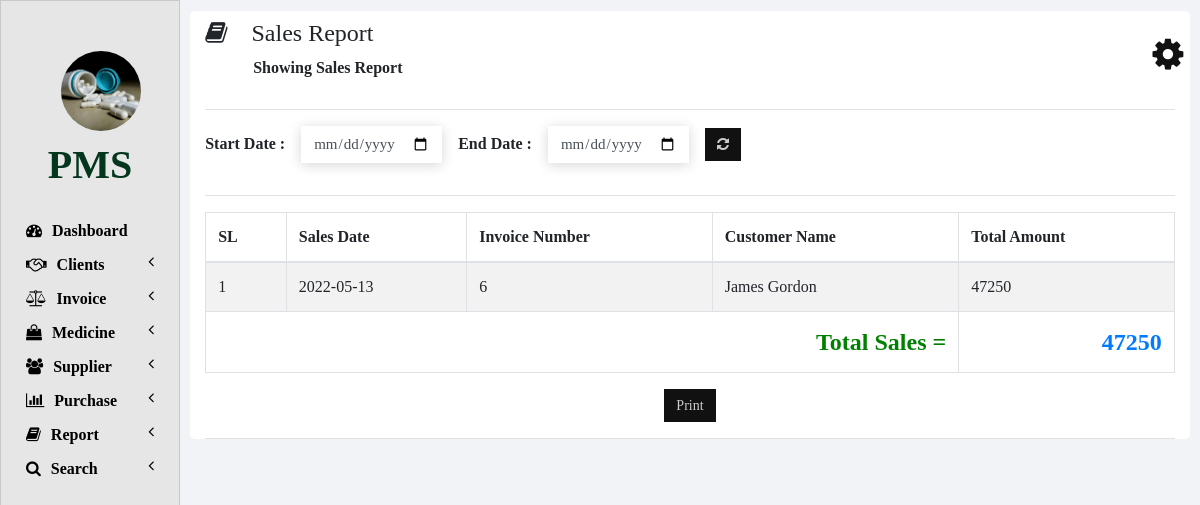
/sales_report.php, run on the app's committed database.
### tables this page shows
CREATE TABLE IF NOT EXISTS `invoices` (
  `INVOICE_ID` int NOT NULL AUTO_INCREMENT,
  `NET_TOTAL` double NOT NULL DEFAULT '0',
  `INVOICE_DATE` date NOT NULL,
  `CUSTOMER_ID` int NOT NULL,
  `TOTAL_AMOUNT` double NOT NULL,
  `TOTAL_DISCOUNT` double NOT NULL,
  PRIMARY KEY (`INVOICE_ID`)
);

CREATE TABLE IF NOT EXISTS `customers` (
  `ID` int NOT NULL AUTO_INCREMENT,
  `NAME` varchar(20) NOT NULL,
  `CONTACT_NUMBER` varchar(10) NOT NULL,
  `ADDRESS` varchar(100) NOT NULL,
  `DOCTOR_NAME` varchar(20) NOT NULL,
  `DOCTOR_ADDRESS` varchar(100) NOT NULL,
  PRIMARY KEY (`ID`)
);

### php/report.php (the view, shortened to what this page needs)
  <?php
function showSales($start_date, $end_date) {
  ?>
  <thead>
    <tr>
      <th>SL</th>
      <th>Sales Date</th>
      <th>Invoice Number</th>
      <th>Customer Name</th>
      <th>Total Amount</th>
    </tr>
  </thead>
  <tbody>
  <?php
  require "db_connection.php";
  if($con) {
    $seq_no = 0;
    $total = 0;
    if($start_date == "" || $end_date == "")
      $query = "SELECT * FROM invoices INNER JOIN customers ON invoices.CUSTOMER_ID = customers.ID";
    else
      $query = "SELECT * FROM invoices INNER JOIN customers ON invoices.CUSTOMER_ID = customers.ID WHERE INVOICE_DATE BETWEEN '$start_date' AND '$end_date'";
    $result = mysqli_query($con, $query);
    while($row = mysqli_fetch_array($result)) {
      $seq_no++;
      showSalesRow($seq_no, $row);
      $total = $total + $row['NET_TOTAL'];
    }
    ?>
    </tbody>
    <tfoot class="font-weight-bold">
      <tr style="text-align: right; font-size: 24px;">
        <td colspan="4" style="color: green;">&nbsp;Total Sales =</td>
        <td class="text-primary"><?php echo $total; ?></td>
      </tr>
    </tfoot>
    <?php
  }
}
function showSalesRow($seq_no, $row) {
  ?>
  <tr>
    <td><?php echo $seq_no; ?></td>
    <td><?php echo $row['INVOICE_DATE']; ?></td>
    <td><?php echo $row['INVOICE_ID']; ?></td>
    <td><?php echo $row['NAME']; ?></td>
    <td><?php echo $row['NET_TOTAL'] ?></td>
  </tr>
  <?php
}
?>

### css/sidenav.css (style rules this page uses)
body { background-color: #f1f3f6; }
.sidenav { width: 15%; height: 100vh; background-color: #fff; position: fixed; z-index: 1; flex: 1 0 auto; }
.card { width: 100%; height: 100%; top: 0; border-radius: 0; background-color: rgb(230, 230, 230); }
.logo .logo-caption { color: #03361d; text-align: center; margin-bottom: 25px; font-weight: bold; }
.logo .profile { height: 80px; width: 80px; border-radius: 50%; transform: translate(50%); margin-top: 30px; margin-bottom: 10px; background-repeat: no-repeat; background-position: center; background-size: cover; }
.main-menu-item { padding: 5px 5px; cursor: pointer; }
.main-menu-item > a { color: #000000; text-decoration: none; font-size: 16px; font-weight: bold; }
.main-menu-item > a > span { margin-left: 10px; }
.main-menu-item > a { color: #000000 !important; }

### css/home.css (style rules this page uses)
html, body { height: 100vh; font-family: century gothic !important; }

### data on the page
invoices: seq_no "1", INVOICE_DATE "2022-05-13", INVOICE_ID "6", CUSTOMER_ID.NAME "James Gordon", NET_TOTAL "47250"

### other printed values
$heading "Sales Report"
$sub_heading "Showing Sales Report"
$total "47250"
